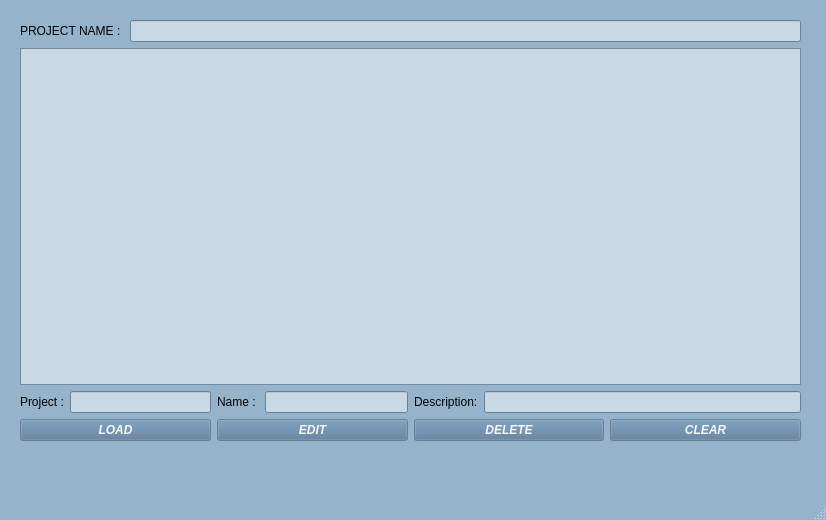
<?xml version="1.0" encoding="UTF-8"?>
<ui version="4.0">
 <class>MainWindow</class>
 <widget class="QMainWindow" name="MainWindow">
  <property name="geometry">
   <rect>
    <x>0</x>
    <y>0</y>
    <width>826</width>
    <height>520</height>
   </rect>
  </property>
  <property name="palette">
   <palette>
    <active>
     <colorrole role="Base">
      <brush brushstyle="SolidPattern">
       <color alpha="255">
        <red>201</red>
        <green>216</green>
        <blue>229</blue>
       </color>
      </brush>
     </colorrole>
     <colorrole role="Window">
      <brush brushstyle="SolidPattern">
       <color alpha="255">
        <red>149</red>
        <green>179</green>
        <blue>202</blue>
       </color>
      </brush>
     </colorrole>
    </active>
    <inactive>
     <colorrole role="Base">
      <brush brushstyle="SolidPattern">
       <color alpha="255">
        <red>201</red>
        <green>216</green>
        <blue>229</blue>
       </color>
      </brush>
     </colorrole>
     <colorrole role="Window">
      <brush brushstyle="SolidPattern">
       <color alpha="255">
        <red>149</red>
        <green>179</green>
        <blue>202</blue>
       </color>
      </brush>
     </colorrole>
    </inactive>
    <disabled>
     <colorrole role="Base">
      <brush brushstyle="SolidPattern">
       <color alpha="255">
        <red>149</red>
        <green>179</green>
        <blue>202</blue>
       </color>
      </brush>
     </colorrole>
     <colorrole role="Window">
      <brush brushstyle="SolidPattern">
       <color alpha="255">
        <red>149</red>
        <green>179</green>
        <blue>202</blue>
       </color>
      </brush>
     </colorrole>
    </disabled>
   </palette>
  </property>
  <property name="windowTitle">
   <string>MainWindow</string>
  </property>
  <widget class="QWidget" name="centralwidget">
   <widget class="QWidget" name="">
    <property name="geometry">
     <rect>
      <x>20</x>
      <y>20</y>
      <width>781</width>
      <height>421</height>
     </rect>
    </property>
    <layout class="QGridLayout" name="gridLayout">
     <item row="0" column="0" colspan="2">
      <layout class="QHBoxLayout" name="horizontalLayout">
       <item>
        <widget class="QLabel" name="label_projectname">
         <property name="text">
          <string>PROJECT NAME : </string>
         </property>
        </widget>
       </item>
       <item>
        <widget class="QLineEdit" name="searchEdit"/>
       </item>
      </layout>
     </item>
     <item row="2" column="0">
      <layout class="QHBoxLayout" name="horizontalLayout_5">
       <item>
        <layout class="QHBoxLayout" name="horizontalLayout_2">
         <item>
          <widget class="QLabel" name="label">
           <property name="text">
            <string>Project :</string>
           </property>
          </widget>
         </item>
         <item>
          <widget class="QLineEdit" name="lineEdit"/>
         </item>
        </layout>
       </item>
       <item>
        <layout class="QHBoxLayout" name="horizontalLayout_3">
         <item>
          <widget class="QLabel" name="label_2">
           <property name="text">
            <string>Name : </string>
           </property>
          </widget>
         </item>
         <item>
          <widget class="QLineEdit" name="lineEdit_2"/>
         </item>
        </layout>
       </item>
      </layout>
     </item>
     <item row="2" column="1">
      <layout class="QHBoxLayout" name="horizontalLayout_6">
       <item>
        <widget class="QLabel" name="label_4">
         <property name="text">
          <string>Description:</string>
         </property>
        </widget>
       </item>
       <item>
        <widget class="QLineEdit" name="lineEdit_4"/>
       </item>
      </layout>
     </item>
     <item row="3" column="0" colspan="2">
      <layout class="QHBoxLayout" name="horizontalLayout_7">
       <item>
        <widget class="QPushButton" name="pushButton">
         <property name="palette">
          <palette>
           <active>
            <colorrole role="Button">
             <brush brushstyle="SolidPattern">
              <color alpha="255">
               <red>80</red>
               <green>115</green>
               <blue>148</blue>
              </color>
             </brush>
            </colorrole>
            <colorrole role="ButtonText">
             <brush brushstyle="SolidPattern">
              <color alpha="255">
               <red>247</red>
               <green>247</green>
               <blue>247</blue>
              </color>
             </brush>
            </colorrole>
           </active>
           <inactive>
            <colorrole role="Button">
             <brush brushstyle="SolidPattern">
              <color alpha="255">
               <red>80</red>
               <green>115</green>
               <blue>148</blue>
              </color>
             </brush>
            </colorrole>
            <colorrole role="ButtonText">
             <brush brushstyle="SolidPattern">
              <color alpha="255">
               <red>247</red>
               <green>247</green>
               <blue>247</blue>
              </color>
             </brush>
            </colorrole>
           </inactive>
           <disabled>
            <colorrole role="Button">
             <brush brushstyle="SolidPattern">
              <color alpha="255">
               <red>80</red>
               <green>115</green>
               <blue>148</blue>
              </color>
             </brush>
            </colorrole>
            <colorrole role="ButtonText">
             <brush brushstyle="SolidPattern">
              <color alpha="255">
               <red>190</red>
               <green>190</green>
               <blue>190</blue>
              </color>
             </brush>
            </colorrole>
           </disabled>
          </palette>
         </property>
         <property name="font">
          <font>
           <weight>75</weight>
           <italic>true</italic>
           <bold>true</bold>
          </font>
         </property>
         <property name="text">
          <string>LOAD</string>
         </property>
        </widget>
       </item>
       <item>
        <widget class="QPushButton" name="pushButton_2">
         <property name="palette">
          <palette>
           <active>
            <colorrole role="Button">
             <brush brushstyle="SolidPattern">
              <color alpha="255">
               <red>80</red>
               <green>115</green>
               <blue>148</blue>
              </color>
             </brush>
            </colorrole>
            <colorrole role="ButtonText">
             <brush brushstyle="SolidPattern">
              <color alpha="255">
               <red>247</red>
               <green>247</green>
               <blue>247</blue>
              </color>
             </brush>
            </colorrole>
           </active>
           <inactive>
            <colorrole role="Button">
             <brush brushstyle="SolidPattern">
              <color alpha="255">
               <red>80</red>
               <green>115</green>
               <blue>148</blue>
              </color>
             </brush>
            </colorrole>
            <colorrole role="ButtonText">
             <brush brushstyle="SolidPattern">
              <color alpha="255">
               <red>247</red>
               <green>247</green>
               <blue>247</blue>
              </color>
             </brush>
            </colorrole>
           </inactive>
           <disabled>
            <colorrole role="Button">
             <brush brushstyle="SolidPattern">
              <color alpha="255">
               <red>80</red>
               <green>115</green>
               <blue>148</blue>
              </color>
             </brush>
            </colorrole>
            <colorrole role="ButtonText">
             <brush brushstyle="SolidPattern">
              <color alpha="255">
               <red>190</red>
               <green>190</green>
               <blue>190</blue>
              </color>
             </brush>
            </colorrole>
           </disabled>
          </palette>
         </property>
         <property name="font">
          <font>
           <weight>75</weight>
           <italic>true</italic>
           <bold>true</bold>
          </font>
         </property>
         <property name="text">
          <string>EDIT</string>
         </property>
        </widget>
       </item>
       <item>
        <widget class="QPushButton" name="pushButton_3">
         <property name="palette">
          <palette>
           <active>
            <colorrole role="Button">
             <brush brushstyle="SolidPattern">
              <color alpha="255">
               <red>80</red>
               <green>115</green>
               <blue>148</blue>
              </color>
             </brush>
            </colorrole>
            <colorrole role="ButtonText">
             <brush brushstyle="SolidPattern">
              <color alpha="255">
               <red>247</red>
               <green>247</green>
               <blue>247</blue>
              </color>
             </brush>
            </colorrole>
           </active>
           <inactive>
            <colorrole role="Button">
             <brush brushstyle="SolidPattern">
              <color alpha="255">
               <red>80</red>
               <green>115</green>
               <blue>148</blue>
              </color>
             </brush>
            </colorrole>
            <colorrole role="ButtonText">
             <brush brushstyle="SolidPattern">
              <color alpha="255">
               <red>247</red>
               <green>247</green>
               <blue>247</blue>
              </color>
             </brush>
            </colorrole>
           </inactive>
           <disabled>
            <colorrole role="Button">
             <brush brushstyle="SolidPattern">
              <color alpha="255">
               <red>80</red>
               <green>115</green>
               <blue>148</blue>
              </color>
             </brush>
            </colorrole>
            <colorrole role="ButtonText">
             <brush brushstyle="SolidPattern">
              <color alpha="255">
               <red>190</red>
               <green>190</green>
               <blue>190</blue>
              </color>
             </brush>
            </colorrole>
           </disabled>
          </palette>
         </property>
         <property name="font">
          <font>
           <weight>75</weight>
           <italic>true</italic>
           <bold>true</bold>
          </font>
         </property>
         <property name="text">
          <string>DELETE</string>
         </property>
        </widget>
       </item>
       <item>
        <widget class="QPushButton" name="pushButton_4">
         <property name="palette">
          <palette>
           <active>
            <colorrole role="Button">
             <brush brushstyle="SolidPattern">
              <color alpha="255">
               <red>80</red>
               <green>115</green>
               <blue>148</blue>
              </color>
             </brush>
            </colorrole>
            <colorrole role="ButtonText">
             <brush brushstyle="SolidPattern">
              <color alpha="255">
               <red>247</red>
               <green>247</green>
               <blue>247</blue>
              </color>
             </brush>
            </colorrole>
           </active>
           <inactive>
            <colorrole role="Button">
             <brush brushstyle="SolidPattern">
              <color alpha="255">
               <red>80</red>
               <green>115</green>
               <blue>148</blue>
              </color>
             </brush>
            </colorrole>
            <colorrole role="ButtonText">
             <brush brushstyle="SolidPattern">
              <color alpha="255">
               <red>247</red>
               <green>247</green>
               <blue>247</blue>
              </color>
             </brush>
            </colorrole>
           </inactive>
           <disabled>
            <colorrole role="Button">
             <brush brushstyle="SolidPattern">
              <color alpha="255">
               <red>80</red>
               <green>115</green>
               <blue>148</blue>
              </color>
             </brush>
            </colorrole>
            <colorrole role="ButtonText">
             <brush brushstyle="SolidPattern">
              <color alpha="255">
               <red>190</red>
               <green>190</green>
               <blue>190</blue>
              </color>
             </brush>
            </colorrole>
           </disabled>
          </palette>
         </property>
         <property name="font">
          <font>
           <weight>75</weight>
           <italic>true</italic>
           <bold>true</bold>
          </font>
         </property>
         <property name="text">
          <string>CLEAR</string>
         </property>
        </widget>
       </item>
      </layout>
     </item>
     <item row="1" column="0" colspan="2">
      <widget class="QTableView" name="tableView"/>
     </item>
    </layout>
   </widget>
  </widget>
  <widget class="QMenuBar" name="menubar">
   <property name="geometry">
    <rect>
     <x>0</x>
     <y>0</y>
     <width>826</width>
     <height>25</height>
    </rect>
   </property>
  </widget>
  <widget class="QStatusBar" name="statusbar"/>
 </widget>
 <resources/>
 <connections/>
</ui>
